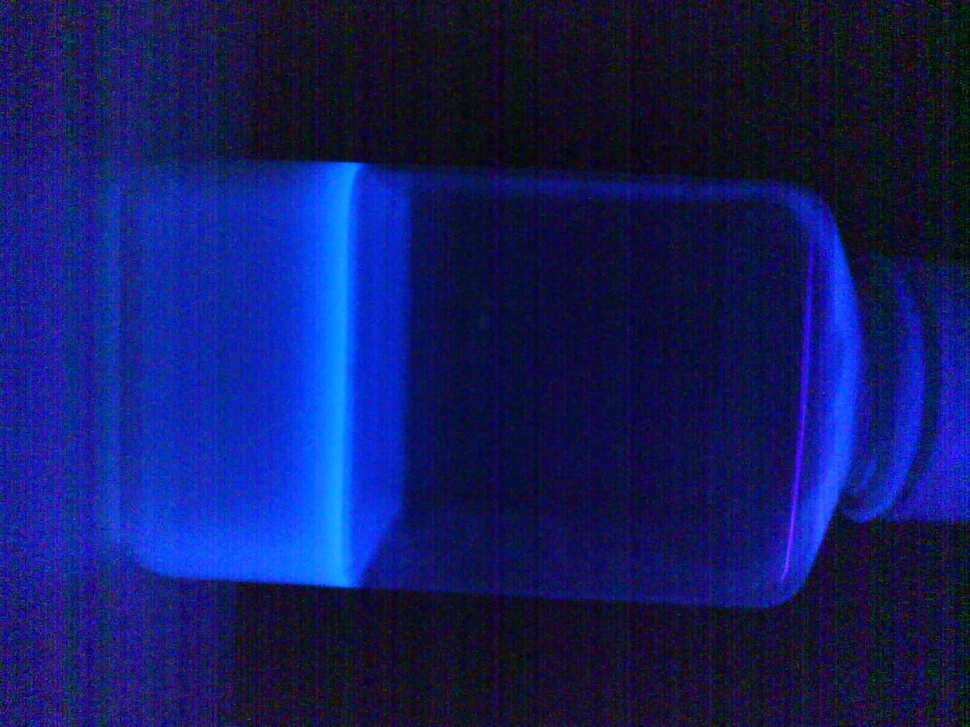
%> input picture MATLAB/Enterolert/Photo20250606161858.jpg, 970 x 727 px, shrunk from 1600 x 1200 before the run
$ octave remove_bg.m   (GNU Octave 9; MATLAB toolbox functions it lacks are replaced by stand-ins)
%> lines starting %> are read from the running program, lines starting %| are printed output that depends on the picture; in (x1, y1, x2, y2) boxes, pixels count from 0 and x2, y2 are one past the last pixel; in counts of white or black regions, pixels touching at a corner belong together; the program's own positions count from 1
clc;    % Clear the command window.
close all;  % Close all figures.
clear;  % Erase all existing variables.
workspace;  % Show the workspace panel.
format long g;
format compact;

% Load the image
[baseFileName, folder] = uigetfile('*.jpg;*.png;*.bmp', 'Select an Image File');
%> the answer given: Enterolert/Photo20250606161858.jpg
fullImageFileName = fullfile(folder, baseFileName);

% Check to see that the image exists.
if ~exist(fullImageFileName, 'file')
    message = sprintf('This file does not exist:\n%s', fullImageFileName);
    uiwait(msgbox(message));
    return;
end

% Read in the image
rgbImage = imread(fullImageFileName);
%> rgbImage is the input picture: size 727x970x3 uint8; mean R, G, B 18, 27, 98
imshow(rgbImage);
title('Original Image');

% Convert the image to grayscale
grayImage = rgb2gray(rgbImage);
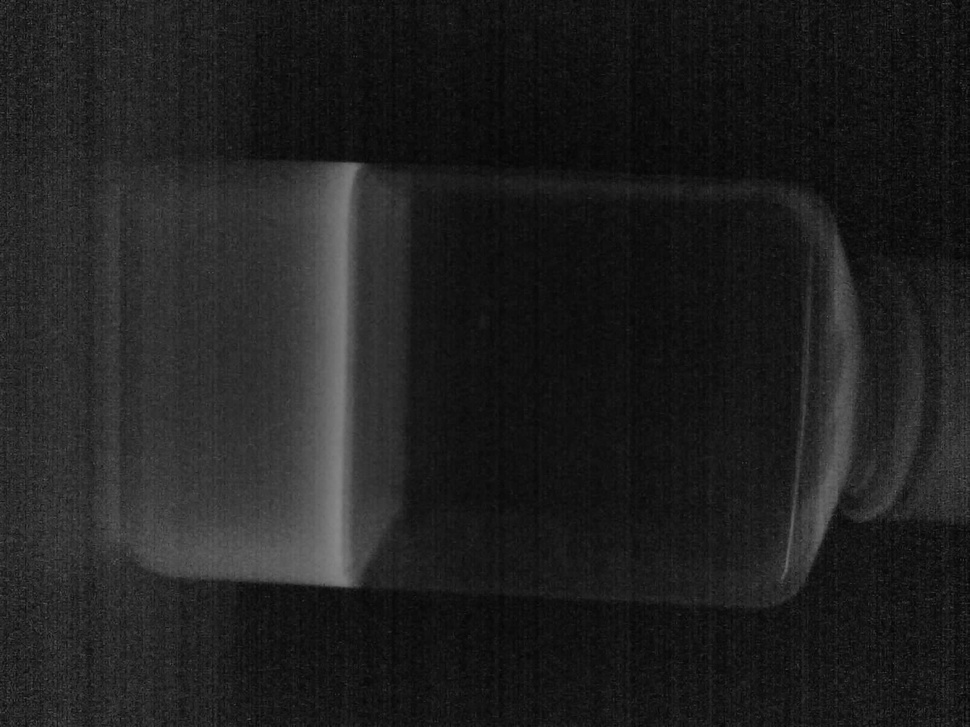
%> grayImage: size 727x970 uint8; min 1, max 135, mean 32.4

% Apply a binary threshold to create a mask
binaryMask = grayImage < 100; % Adjust threshold as needed
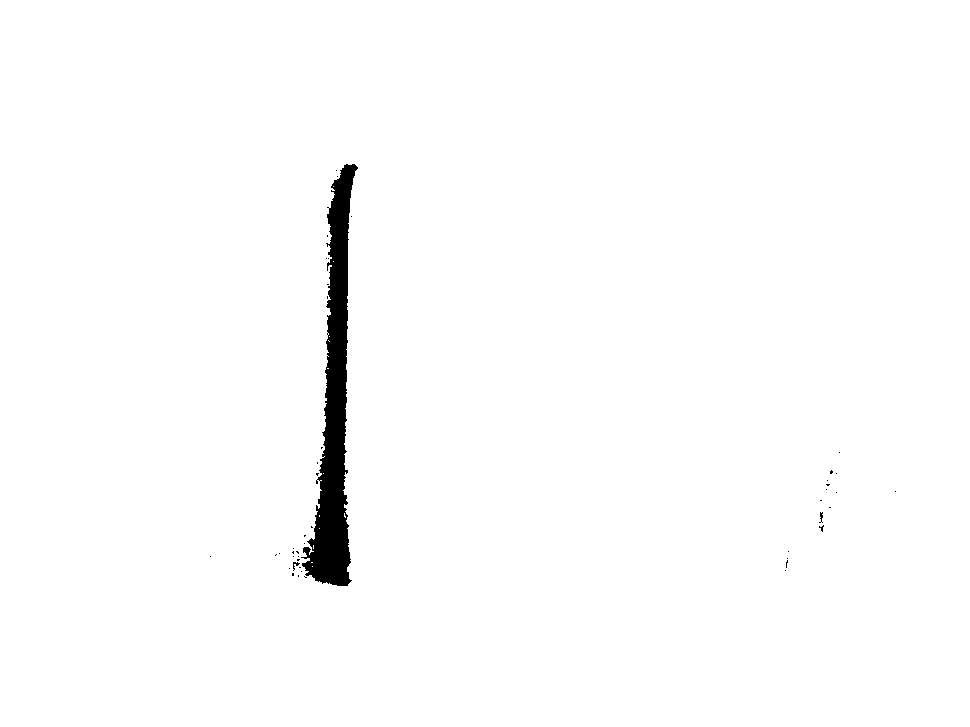
%> binaryMask: size 727x970 logical; 98.6% white; 47 black regions (44 under 20 px), largest, box (x1, y1, x2, y2) and area: (301, 164, 358, 586) 9771, (293, 562, 300, 571) 25, (819, 512, 823, 523) 23

% Use morphological operations to clean up the mask
se = strel('disk', 5); % Structuring element
cleanedMask = imopen(binaryMask, se); % Remove small objects
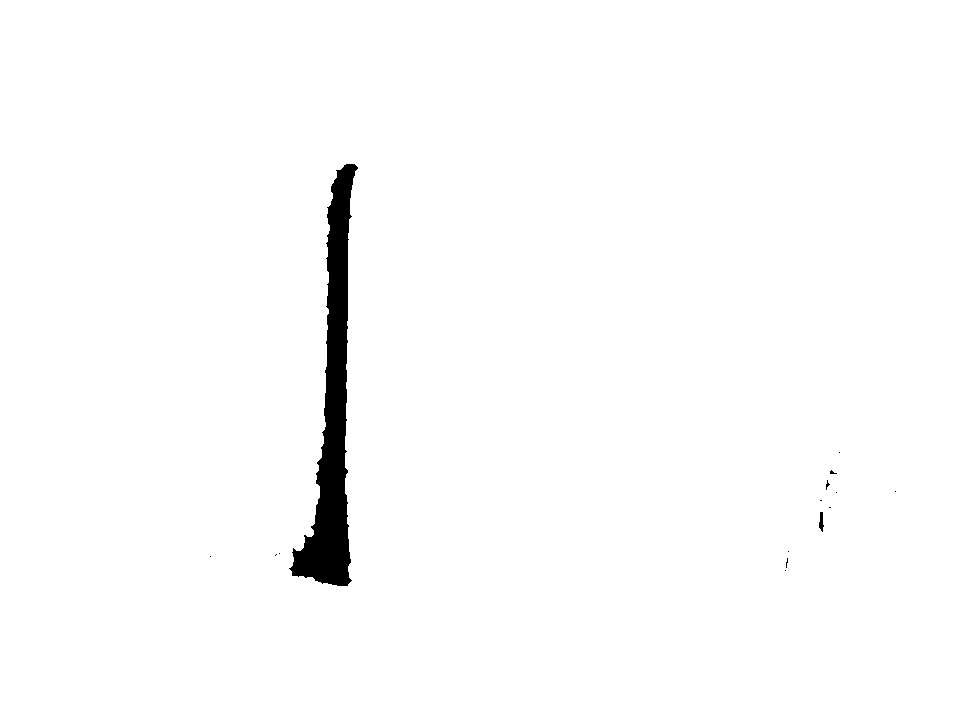
%> cleanedMask: size 727x970 logical; 98.5% white; 15 black regions (13 under 20 px), largest, box (x1, y1, x2, y2) and area: (289, 164, 358, 586) 10720, (819, 512, 824, 532) 64
cleanedMask = imclose(cleanedMask, se); % Close gaps
%> cleanedMask: size 727x970 logical; 98.5% white; 1 black region, box (x1, y1, x2, y2) and area: (292, 164, 356, 586) 10596

% Invert the mask to obtain the foreground
foregroundMask = ~cleanedMask;

% Create a new image with the background removed
foregroundImage = rgbImage;
foregroundImage(repmat(~foregroundMask, [1, 1, 3])) = 0; % Set background to black
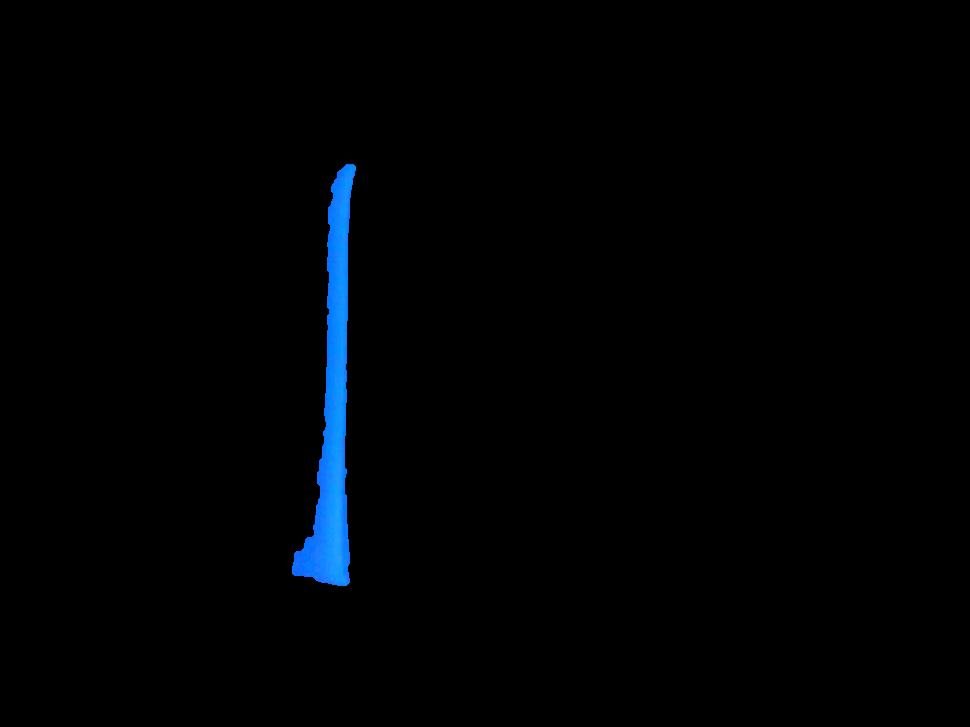
%> foregroundImage: size 727x970x3 uint8; mean R, G, B 0.2, 2, 3.8

% Display the results
figure;
imshow(foregroundImage);
title('Foreground Image with Background Removed');
